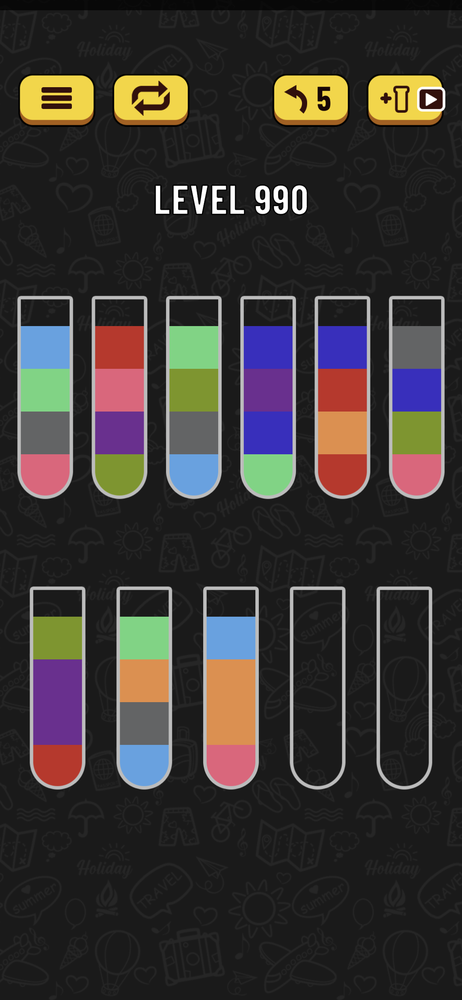
#> input picture WaterSortImg/lvl990.png, 462 x 1000 px, shrunk from 1080 x 2340 before the run, found by its file name
$ jupyter execute --allow-errors WaterSortSolver.ipynb   (shell and % lines are left out)
#> lines starting #> are read from the running program, lines starting #| are printed output that depends on the picture
# Water Sort Solver

This code is designed to:
 - Read a screenshot of the Water Sort puzzle game's starting state
 - Output a list of steps to solve the given puzzle

 This code does not handle the "mystery" puzzles where only the topmost color of each tube is shown.

[cell 1]
# SETUP
from PIL import Image, ImageFilter
HEIGHT = 4

## Function: similarColor(color,compare)
This is a quick little utility function intended to make the script somewhat resilient to minor variations in color of the screenshot.

**Input** - Two tuples containing three integers each.

**Output** - `True` if the colors are similar (each value in color within +/- 10 of the compare value), `False` otherwise.

[cell 2]
# [13 lines left out: function similarColor, not called in this run]

[cell 3]
def pix(data,w,i,j):
    if i*w+j>len(data): return False
    return data[i*w+j]
def whiteCountRow(data,w,row):
    row=[pix(data,w,row,x) for x in range(w)]
    ct=0
    for pixel in row:
        if pixel>250: ct+=1
    return ct
# [6 lines left out: function whiteCountCol, not called in this run]
def colored(r, g, b, text):
    return "\033[38;2;{};{};{}m{}\033[38;2;255;255;255m".format(r, g, b, text)
def findTubes(imagePath):
#> called with imagePath = 'lvl990.png'
    assert imagePath[-4:]==".png", "findTubes requires a .png file. (%s) provided."%imagePath[-4:]
    pathRoot=imagePath[:-4]
    #print("path root: %s"%pathRoot)
    miniPath=pathRoot+"_mini.png"
    edgePath=pathRoot+"_edge.png"
    pieceRoot=pathRoot+"piece_"
    allTubesPath=pathRoot+"_all.png"
    allTubesEdgesPath=pathRoot+"_all_edges.png"

    img = Image.open(imagePath)
#> img is the input picture: PIL image 462x1000 RGB; mean R, G, B 57, 52.4, 50.3
    img = img.convert("RGB")

    scale=8
    img=img.resize((int(img.width/scale),int(img.height/scale)),0)
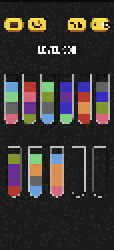
#> img: PIL image 57x125 RGB (shown 2 times larger); mean R, G, B 57.7, 53, 50.5
    #img=img.crop((2,2,img.width-2,img.height-2))
    img = img.quantize(40)
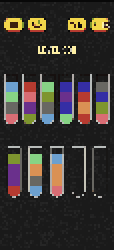
#> img: PIL image 57x125 P (shown 2 times larger); mean R, G, B 58, 52.9, 49.2
    img = img.convert("RGB")
    d = img.getdata()
    #Clean background
    flat=[item for item in d]
#> flat = 7125 items, first 6: (8, 8, 8), (8, 8, 8), (8, 8, 8), (8, 8, 8), (8, 8, 8), (8, 8, 8)
    for i in range(len(flat)):
        if flat[i][0]<90 and flat[i][1]<90 and flat[i][2]<90: flat[i]=(0,0,0)
#> after the loop, flat = 7125 items, first 6: (0, 0, 0), (0, 0, 0), (0, 0, 0), (0, 0, 0), (0, 0, 0), (0, 0, 0)
    img.putdata(flat)
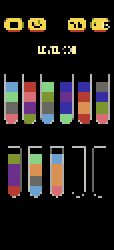
#> img: PIL image 57x125 RGB (shown 2 times larger); mean R, G, B 36.8, 31.9, 28.2

    img.save(miniPath)
    w = img.width
#> w = 57
    h = img.height
#> h = 125

    #img=
    w=img.width
    h=img.height
    data=img.getdata()
    edge = img.convert("L") # convert to grayscale
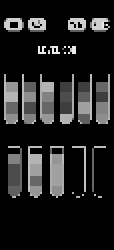
#> edge: PIL image 57x125 L (shown 2 times larger); min 0, max 235, mean 33
    edge = edge.filter(ImageFilter.FIND_EDGES) # find edges
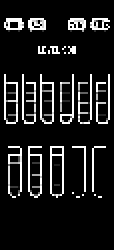
#> edge: PIL image 57x125 L (shown 2 times larger); min 0, max 255, mean 28.8
    edge.save(edgePath) # for reference
    edata=edge.getdata()


    pieces=[[]]
    for row in range(h):
        wc=whiteCountRow(edata,w,row)
        #print("row: %d, wc: %d"%(row,wc))
        if wc<1:
            last=0
            continue
        else:
            if last==0: pieces.append([])
            last=1
            pieces[-1]+=[data[i] for i in range(w*row,w*row+w)]
#> this loop made 125 passes
#> wc on passes 1 to 12: 0, 0, 0, 0, 0, 0, 0, 0, 0, 30, 19, 19
#> after the loop, pieces = 5 items
    pieces.remove([])
    #print(len(pieces))
    #for piece in pieces:
        #print(len(piece))
    for i in range(len(pieces)):
        dh=len(pieces[i])//w
        #print("w: %d' h: %d; data: XXX"%(w,dh))
        newimg=Image.new("RGB",(w,dh))
        newimg.putdata(pieces[i])
        newimg.save("%s%d.png"%(pieceRoot,i))
#> this loop made 4 passes
#> dh on passes 1 to 4: 6, 4, 25, 26
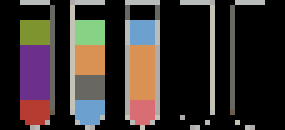
#> newimg: PIL image 57x26 RGB (shown 5 times larger); mean R, G, B 56.5, 49.1, 46.5

    assert len(pieces[2])==len(pieces[3]), "Sections 2 and 3 should be the same height"
    #tubes are pieces 2 and 3
    newh=len(pieces[2])//w
    allTubes=Image.new("RGB",(2*w+5,newh))
    newData=[]
    for row in range(newh):
        newData+=[pieces[2][row*w+x] for x in range(w)]
        newData+=[(0,0,0) for i in range(5)]
        newData+=[pieces[3][row*w+x] for x in range(w)]
    allTubes.putdata(newData)
    allTubes.save(allTubesPath)

    allTubesEdges=allTubes.convert("L")
    allTubesEdges = allTubesEdges.filter(ImageFilter.FIND_EDGES) # find edges
    allTubesEdges.save(allTubesEdgesPath) # for reference


    atw=allTubes.width
    ath=allTubes.height
    atd=allTubes.getdata()
    testout=allTubes.convert("RGB")
    ate=allTubesEdges.getdata()
    ate=[255 if item>200 else 0 for item in ate]


    tubeCols=[]
    last=0
    for col in range(atw):
        wc=whiteCountCol(ate,atw,ath,col)
        #print("col: %d, wc: %d"%(col,wc))
        if wc<1:
            last=0
            continue
        else:
            if last==0: tubeCols.append([col,col])
            last=1
            tubeCols[-1][1]=col
    #print(tubeCols)


    #for tube in tubeCols: print(tube,tube[1]-tube[0])
    tubeWidths=[tube[1]-tube[0] for tube in tubeCols]
    #print(sum(tubeWidths)/len(tubeWidths))
    tubeImgs=[]
    for i in range(len(tubeCols)):
        tubeData=[]
        for j in range(ath):
            tubeData+=[atd[atw*j+k] for k in range(tubeCols[i][0],tubeCols[i][1]+1)]
        tubeImg=Image.new("RGB",(tubeCols[i][1]+1-tubeCols[i][0],ath))
        tubeImg.putdata(tubeData)
        tubeImg.save("%stube%d.png"%(pathRoot,i))
        tubeImgs.append(tubeImg)

    tubes=[]
    for tubeImg in tubeImgs:
        td=tubeImg.getdata()
        tw=tubeImg.width
        th=tubeImg.height
        ctr=tw//2
        contents=[]
        for row in range(th):
            col=pix(td,tw,row,ctr)
            if len(contents)==0: contents.append({"color":col,"height":1})
            else:
                if contents[-1]["color"]==col: contents[-1]["height"]+=1
                else: contents.append({"color":col,"height":1})
        tubes.append(contents)
    final=[]
    for tube in tubes:
        rem=[]
        fin=[]
        height=sum([item["height"] for item in tube])
        for item in tube:
            if item["height"]<height/10 or item["color"]==(0,0,0) : rem.append(item)
        for item in rem: tube.remove(item)
        height=sum([item["height"] for item in tube])
        for i in range(len(tube)):
            if abs(height/4-tube[i]["height"])<=3:
                fin.append(tube[i]["color"])
            elif abs(height/2-tube[i]["height"])<=3:
                fin.extend([tube[i]["color"],tube[i]["color"]])
            elif abs(3*height/4-tube[i]["height"])<=3:
                fin.extend([tube[i]["color"],tube[i]["color"],tube[i]["color"]])
        fin.reverse()
        final.append(fin)
    colorMap={}
    unkn=0
    for tube in final:
        for color in tube:
            if color not in colorMap:
                colorMap[color]={}
                if similarColor(color,(217, 103, 124)):
                    colorMap[color]["name"]="Pink"
                    colorMap[color]["abbr"]="Pi"
                elif similarColor(color,(99, 100, 101)):
                    colorMap[color]["name"]="Gray"
                    colorMap[color]["abbr"]="Gy"
                elif similarColor(color,(131, 211, 134)):
                    colorMap[color]["name"]="Lime"
                    colorMap[color]["abbr"]="Li"
                elif similarColor(color,(105, 161, 223)):
                    colorMap[color]["name"]="Cyan"
                    colorMap[color]["abbr"]="Cy"
                elif similarColor(color,(134, 153, 68)):
                    colorMap[color]["name"]="Olive"
                    colorMap[color]["abbr"]="Ol"
                elif similarColor(color,(105, 48, 142)):
                    colorMap[color]["name"]="Purple"
                    colorMap[color]["abbr"]="Pu"
                elif similarColor(color,(175, 58, 43)):
                    colorMap[color]["name"]="Red"
                    colorMap[color]["abbr"]="Rd"
                elif similarColor(color,(58, 49, 174)):
                    colorMap[color]["name"]="Blue"
                    colorMap[color]["abbr"]="Bl"
                elif similarColor(color,(219, 144, 81)):
                    colorMap[color]["name"]="Orange"
                    colorMap[color]["abbr"]="Or"
                elif similarColor(color,(119, 77, 26)):
                    colorMap[color]["name"]="Brown"
                    colorMap[color]["abbr"]="Br"
                elif similarColor(color,(237, 219, 110)):
                    colorMap[color]["name"]="Yellow"
                    colorMap[color]["abbr"]="Ye"
                elif similarColor(color,(46, 99, 56)):
                    colorMap[color]["name"]="Green"
                    colorMap[color]["abbr"]="Gn"
                else:
                    unkn+=1
                    colorMap[color]["name"]="Unknown %s"%str(chr(64+unkn))
                    colorMap[color]["abbr"]="X%s"%str(chr(64+unkn))
    return {"colorMap":colorMap,"tubes":final}


def solveFromScreenshot(img):
    results=findTubes(img)
    colorMap=results["colorMap"]
    parsedTubes=results["tubes"]

    char=65
    charToRgb={}
    for color in colorMap:
        colorMap[color]["char"]=chr(char)
        charToRgb[chr(char)]={"rgb":color,"abbr":colorMap[color]["abbr"],"name":colorMap[color]["name"]}
        char+=1

    tubes=[[colorMap[col]["char"] for col in tube] for tube in parsedTubes]
    res=solve(tubes)
    if res["solved"]==True:
        path=res["steps"]
        for item in path: showFprintColorStacked(charToRgb,item)
    else:
        paths=res["paths"]
        print(paths)

# [20 lines left out: functions showFprintColors, showFprintColorStacked, not called in this run]

$ run again, with WaterSortImg/lvl1011.png copied over WaterSortImg/lvl990.png
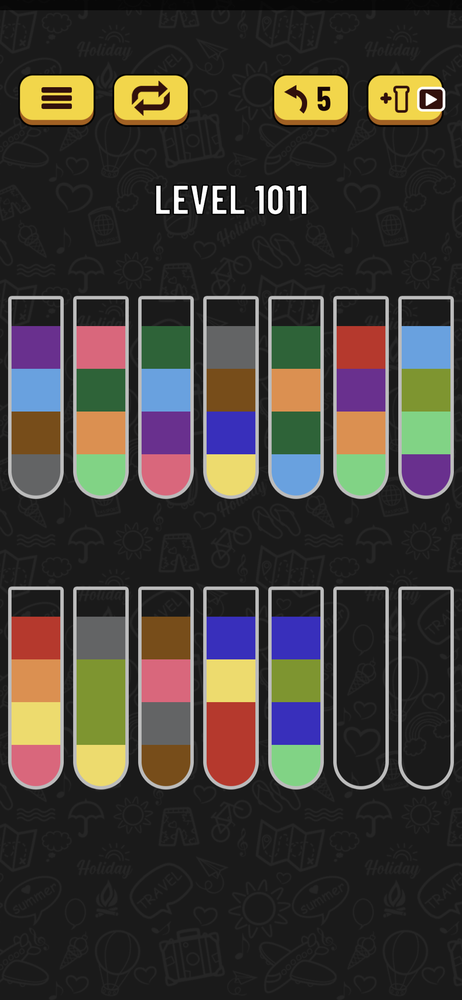
#> input picture WaterSortImg/lvl1011.png, 462 x 1000 px, shrunk from 1080 x 2340 before the run, found by its file name
#> in findTubes, img is the input picture: PIL image 462x1000 RGB; mean R, G, B 64.2, 59.3, 53.7
#> in findTubes, `flat=[item for item in d]`: flat = 7125 items, first 6: (15, 14, 14), (15, 14, 14), (15, 14, 14), (15, 14, 14), (15, 14, 14), (15, 14, 14)
#> after the loop in findTubes, `for i in range(len(flat)):`: flat = 7125 items, first 6: (0, 0, 0), (0, 0, 0), (0, 0, 0), (0, 0, 0), (0, 0, 0), (0, 0, 0)
#> in findTubes, `edge = edge.filter(ImageFilter.FIND_EDGES)`:
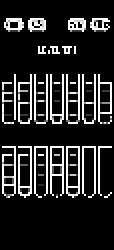
#> edge: PIL image 57x125 L (shown 2 times larger); min 0, max 255, mean 38.9
#> the loop in findTubes, `for row in range(h):` made 125 passes
#> wc on passes 1 to 8: 0, 0, 0, 0, 0, 0, 0, 0
#> after the loop in findTubes, `for row in range(h):`: pieces = 5 items
#> the loop in findTubes, `for i in range(len(pieces)):` made 4 passes
#> dh on passes 1 to 4: 7, 4, 25, 26
#> after the loop in findTubes, `for i in range(len(pieces)):`:
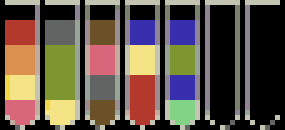
#> newimg: PIL image 57x26 RGB (shown 5 times larger); mean R, G, B 93.7, 80.9, 69.6
